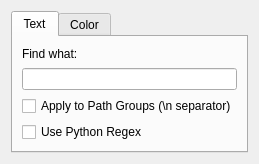
<?xml version="1.0" encoding="UTF-8"?>
<ui version="4.0">
 <class>Form</class>
 <widget class="QWidget" name="Form">
  <property name="geometry">
   <rect>
    <x>0</x>
    <y>0</y>
    <width>238</width>
    <height>148</height>
   </rect>
  </property>
  <property name="windowTitle">
   <string>Form</string>
  </property>
  <layout class="QHBoxLayout" name="horizontalLayout">
   <item>
    <widget class="QTabWidget" name="tabWidget">
     <property name="currentIndex">
      <number>0</number>
     </property>
     <widget class="QWidget" name="Text">
      <attribute name="title">
       <string>Text</string>
      </attribute>
      <layout class="QVBoxLayout" name="verticalLayout_8">
       <item>
        <widget class="QLabel" name="label">
         <property name="text">
          <string>Find what:</string>
         </property>
        </widget>
       </item>
       <item>
        <widget class="QLineEdit" name="Find"/>
       </item>
       <item>
        <widget class="QCheckBox" name="Group">
         <property name="text">
          <string>Apply to Path Groups (\n separator)</string>
         </property>
        </widget>
       </item>
       <item>
        <widget class="QCheckBox" name="Regex">
         <property name="text">
          <string>Use Python Regex</string>
         </property>
        </widget>
       </item>
      </layout>
     </widget>
     <widget class="QWidget" name="Color">
      <attribute name="title">
       <string>Color</string>
      </attribute>
      <layout class="QVBoxLayout" name="verticalLayout_3">
       <item>
        <layout class="QHBoxLayout" name="horizontalLayout_3">
         <item>
          <layout class="QVBoxLayout" name="ColorLayout">
           <property name="spacing">
            <number>4</number>
           </property>
           <item>
            <widget class="QLabel" name="label_3">
             <property name="text">
              <string>Find Color:</string>
             </property>
            </widget>
           </item>
           <item>
            <widget class="QWidget" name="widget" native="true">
             <property name="styleSheet">
              <string notr="true">QWidget#widget {border : 1px solid rgb(181, 181, 181)}</string>
             </property>
             <layout class="QHBoxLayout" name="horizontalLayout_4">
              <property name="spacing">
               <number>5</number>
              </property>
              <property name="leftMargin">
               <number>3</number>
              </property>
              <property name="topMargin">
               <number>3</number>
              </property>
              <property name="rightMargin">
               <number>3</number>
              </property>
              <property name="bottomMargin">
               <number>3</number>
              </property>
              <item>
               <widget class="QPushButton" name="ColorFind">
                <property name="minimumSize">
                 <size>
                  <width>25</width>
                  <height>25</height>
                 </size>
                </property>
                <property name="maximumSize">
                 <size>
                  <width>25</width>
                  <height>25</height>
                 </size>
                </property>
                <property name="styleSheet">
                 <string notr="true">background-color: rgb(199, 199, 199); border : none;</string>
                </property>
                <property name="text">
                 <string/>
                </property>
               </widget>
              </item>
              <item>
               <spacer name="horizontalSpacer_5">
                <property name="orientation">
                 <enum>Qt::Horizontal</enum>
                </property>
                <property name="sizeType">
                 <enum>QSizePolicy::Minimum</enum>
                </property>
                <property name="sizeHint" stdset="0">
                 <size>
                  <width>5</width>
                  <height>20</height>
                 </size>
                </property>
               </spacer>
              </item>
              <item>
               <layout class="QVBoxLayout" name="verticalLayout_2">
                <item>
                 <widget class="QLabel" name="ToleranceLabel">
                  <property name="text">
                   <string>Tolerance</string>
                  </property>
                 </widget>
                </item>
                <item>
                 <widget class="QSlider" name="ColorTolerance">
                  <property name="maximum">
                   <number>755</number>
                  </property>
                  <property name="singleStep">
                   <number>10</number>
                  </property>
                  <property name="orientation">
                   <enum>Qt::Horizontal</enum>
                  </property>
                 </widget>
                </item>
               </layout>
              </item>
              <item>
               <layout class="QVBoxLayout" name="verticalLayout_4">
                <item>
                 <widget class="QCheckBox" name="AlphaEnable">
                  <property name="text">
                   <string>Alpha</string>
                  </property>
                 </widget>
                </item>
               </layout>
              </item>
             </layout>
            </widget>
           </item>
           <item>
            <spacer name="verticalSpacer_7">
             <property name="orientation">
              <enum>Qt::Vertical</enum>
             </property>
             <property name="sizeHint" stdset="0">
              <size>
               <width>20</width>
               <height>500000000</height>
              </size>
             </property>
            </spacer>
           </item>
          </layout>
         </item>
         <item>
          <spacer name="horizontalSpacer_8">
           <property name="orientation">
            <enum>Qt::Horizontal</enum>
           </property>
           <property name="sizeHint" stdset="0">
            <size>
             <width>1000000000</width>
             <height>20</height>
            </size>
           </property>
          </spacer>
         </item>
        </layout>
       </item>
      </layout>
     </widget>
    </widget>
   </item>
  </layout>
 </widget>
 <resources/>
 <connections/>
</ui>
